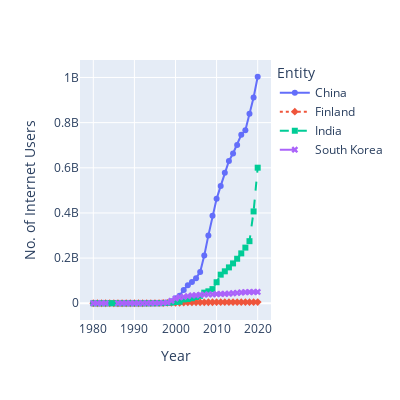

Notebook cell for this chart:
### Code cell
px.line(data_frame=df_country, x='Year', y='No. of Internet Users',
        width=400, height=400, line_dash='Entity', color='Entity', symbol='Entity')

### Figure 1 — Plotly figure (JSON) as saved in the notebook; plotly's stock layout.template omitted (floating-point values rounded to 4 significant figures)
{"data": [{"hovertemplate": "Entity=China<br>Year=%{x}<br>No. of Internet Users=%{y}<extra></extra>", "legendgroup": "China", "line": {"color": "#636efa", "dash": "solid"}, "marker": {"symbol": "circle"}, "mode": "lines+markers", "name": "China", "orientation": "v", "showlegend": true, "type": "scatter", "x": [1980, 1981, 1982, 1983, 1984, 1985, 1986, 1987, 1988, 1989, 1990, 1991, 1992, 1993, 1994, 1995, 1996, 1997, 1998, 1999, 2000, 2001, 2002, 2003, 2004, 2005, 2006, 2007, 2008, 2009, 2010, 2011, 2012, 2013, 2014, 2015, 2016, 2017, 2018, 2019, 2020], "xaxis": "x", "y": [0, 0, 0, 0, 0, 0, 0, 0, 0, 0, 0, 0, 0, 2017, 14102, 60356, 160682, 400984, 2101421, 8890827, 22449303, 33595872, 58867578, 79910145, 94667627, 111218923, 138178103, 211442115, 300617785, 387007303, 462429626, 519767537, 578056810, 630253951, 663505855, 701038864, 745805312, 765779840, 838905119, 911554782, 1003218650], "yaxis": "y"}, {"hovertemplate": "Entity=Finland<br>Year=%{x}<br>No. of Internet Users=%{y}<extra></extra>", "legendgroup": "Finland", "line": {"color": "#EF553B", "dash": "dot"}, "marker": {"symbol": "diamond"}, "mode": "lines+markers", "name": "Finland", "orientation": "v", "showlegend": true, "type": "scatter", "x": [1980, 1981, 1982, 1983, 1984, 1985, 1986, 1987, 1988, 1989, 1990, 1991, 1992, 1993, 1994, 1995, 1996, 1997, 1998, 1999, 2000, 2001, 2002, 2003, 2004, 2005, 2006, 2007, 2008, 2009, 2010, 2011, 2012, 2013, 2014, 2015, 2016, 2017, 2018, 2019, 2020], "xaxis": "x", "y": [0, 0, 0, 0, 0, 0, 0, 0, 0, 0, 20000, 70066, 95139, 130134, 250104, 710019, 859931, 1000165, 1311708, 1668203, 1928058, 2236309, 3246727, 3608432, 3784653, 3907273, 4195094, 4272207, 4445687, 4403987, 4660153, 4779848, 4865982, 4977352, 4725802, 4735464, 4819506, 4817916, 4902695, 4947707, 5096511], "yaxis": "y"}, {"hovertemplate": "Entity=India<br>Year=%{x}<br>No. of Internet Users=%{y}<extra></extra>", "legendgroup": "India", "line": {"color": "#00cc96", "dash": "dash"}, "marker": {"symbol": "square"}, "mode": "lines+markers", "name": "India", "orientation": "v", "showlegend": true, "type": "scatter", "x": [1980, 1981, 1982, 1983, 1984, 1985, 1986, 1987, 1988, 1989, 1990, 1991, 1992, 1993, 1994, 1995, 1996, 1997, 1998, 1999, 2000, 2001, 2002, 2003, 2004, 2005, 2006, 2007, 2008, 2009, 2010, 2011, 2012, 2013, 2014, 2015, 2016, 2017, 2018, 2019, 2020], "xaxis": "x", "y": [0, 0, 0, 0, 0, 0, 0, 0, 0, 0, 0, 0, 1010, 2021, 10110, 252920, 455593, 709331, 1420073, 2842899, 5589912, 7122787, 16890688, 18845094, 22454138, 27573640, 32890943, 46992826, 52854988, 62650376, 93046022, 126642456, 141468081, 158809242, 176478273, 197107112, 220874988, 246463630, 274913663, 406634942, 600446441], "yaxis": "y"}, {"hovertemplate": "Entity=South Korea<br>Year=%{x}<br>No. of Internet Users=%{y}<extra></extra>", "legendgroup": "South Korea", "line": {"color": "#ab63fa", "dash": "longdash"}, "marker": {"symbol": "x"}, "mode": "lines+markers", "name": "South Korea", "orientation": "v", "showlegend": true, "type": "scatter", "x": [1980, 1981, 1982, 1983, 1986, 1987, 1988, 1989, 1990, 1991, 1992, 1993, 1994, 1995, 1996, 1997, 1998, 1999, 2000, 2001, 2002, 2003, 2004, 2005, 2006, 2007, 2008, 2009, 2010, 2011, 2012, 2013, 2014, 2015, 2016, 2017, 2018, 2019, 2020], "xaxis": "x", "y": [0, 0, 0, 0, 0, 0, 0, 0, 10265, 20520, 43990, 112308, 140628, 372084, 741629, 1655014, 3136607, 10956586, 20914499, 26638667, 28108475, 31138530, 34697737, 35198838, 37526540, 37997834, 39202892, 39647827, 40856510, 41184257, 41727462, 42468266, 44267017, 45842053, 47637741, 48971817, 49621636, 49813310, 50032746], "yaxis": "y"}], "layout": {"height": 400, "legend": {"title": {"text": "Entity"}, "tracegroupgap": 0}, "margin": {"t": 60}, "width": 400, "xaxis": {"anchor": "y", "domain": [0, 1], "title": {"text": "Year"}}, "yaxis": {"anchor": "x", "domain": [0, 1], "title": {"text": "No. of Internet Users"}}}}
